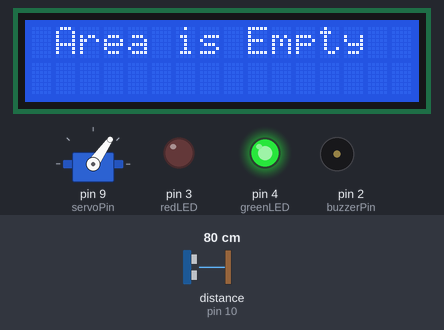
A sketch run on a simulated Arduino Uno, built with avr-gcc and run on an emulated ATmega328P. On the bench: servo, 16×2 character LCD, output pins drawn as LEDs (lit = HIGH), buzzer (waves = sounding, pin HIGH). Wiring (inferred from the names in the program): ultrasonic range finder: trigger pin 11; echo pin 10. The test bench sets the inputs (shaded band); at power-on: distance to the obstacle (sensor on pin 10) 80 cm. The echo pulse lasts 58.3 µs per cm; pins used as bus, display or sensor lines are not drawn; what the sketch prints to the serial monitor is not drawn.

Above: at 1.2 s.
1.3 s: distance to the obstacle (sensor on pin 10) set to 2 cm
At 1.75 s:
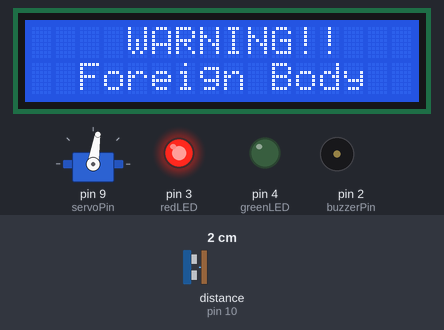
3.7 s: distance to the obstacle (sensor on pin 10) set to 53 cm
At 5.05 s:
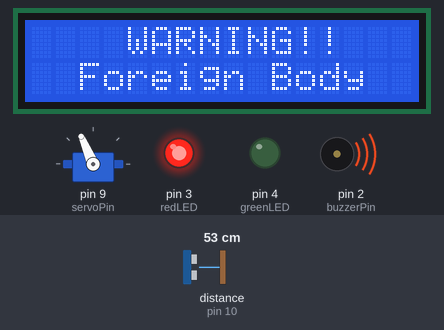
6.7 s: distance to the obstacle (sensor on pin 10) set to 58 cm
At 6.85 s:
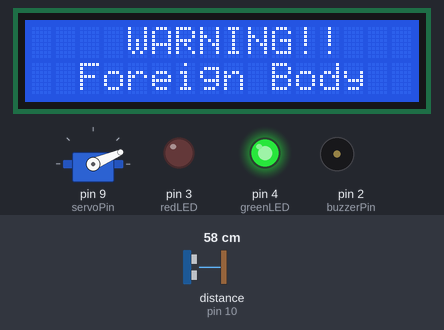
9.7 s: distance to the obstacle (sensor on pin 10) set to 4 cm
At 10.76 s:
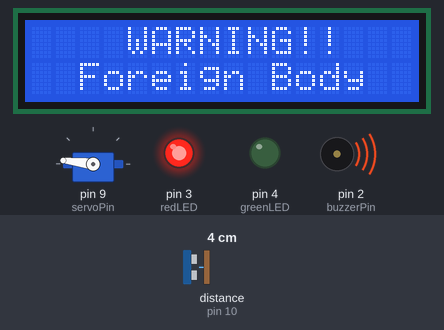
12.7 s: distance to the obstacle (sensor on pin 10) set to 9 cm
At 13.76 s:
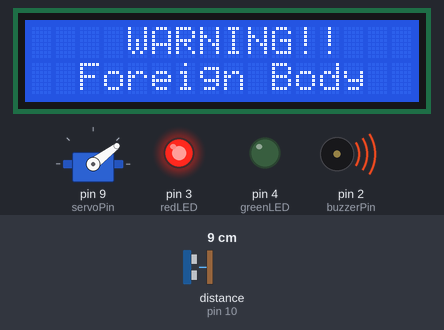
15.7 s: distance to the obstacle (sensor on pin 10) set to 35 cm
At 23.67 s:
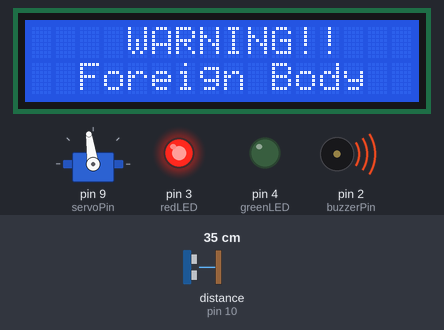
Timing chart, 0 to 33.1 s (numbered marks = the images above; inputs shaded):
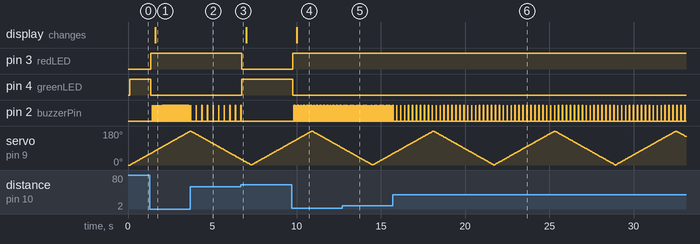

Measured:
- the behaviour switches between 55 and 56 cm on distance to the obstacle (sensor on pin 10) (found by bisection; images 2 and 3)
- after the input at 1.3 s, pin 3 (redLED): LOW → HIGH after 0.06 s; pin 4 (greenLED): HIGH → LOW after 0.06 s; pin 2 (buzzerPin): alternates HIGH for 0.02 s and LOW for 0.04 s, starting after 0.13 s; the display: changes after 0.30 s (image 1)
- after the input at 3.7 s, pin 2 (buzzerPin): alternates HIGH for 0.02 s and LOW for 0.31 s, starting after 0.34 s
- after the input at 6.7 s, pin 3 (redLED): HIGH → LOW after 0.06 s; pin 4 (greenLED): LOW → HIGH after 0.06 s; pin 2 (buzzerPin): goes on until 6.7 s, then stays LOW
- after the input at 9.7 s, pin 3 (redLED): LOW → HIGH after 0.06 s; pin 4 (greenLED): HIGH → LOW after 0.06 s; pin 2 (buzzerPin): alternates HIGH for 0.02 s and LOW for 0.05 s, starting after 0.13 s; the display: changes after 0.32 s (image 4)
- after the input at 12.7 s, pin 2 (buzzerPin): alternates HIGH for 0.02 s and LOW for 0.08 s, starting after 0.19 s
- after the input at 15.7 s, pin 2 (buzzerPin): alternates HIGH for 0.02 s and LOW for 0.21 s, starting after 0.23 s

The sketch:

Radar_Guard.ino
```cpp
#include <Servo.h>
#include <Wire.h>
#include <LiquidCrystal_I2C.h>

// ---------- Pin Mapping ----------
const int trigPin   = 11;   // ultrasonic trig
const int echoPin   = 10;   // ultrasonic echo
const int servoPin  = 9;   // servo motor
const int buzzerPin = 2;    // buzzer
const int redLED    = 3;    // red LED
const int greenLED  = 4;    // green LED

// ---------- Config ----------
const long BAUD_RATE     = 9600;
const int  thresholdCM   = 50;          // base threshold
const int  minAngle      = 0;           // servo min angle
const int  maxAngle      = 180;         // servo max angle
const int  stepAngle     = 1;           // step size
const uint16_t servoMs   = 20;          // step interval
const uint32_t echoTOus  = 20000UL;     // ultrasonic timeout

// --- Hysteresis & stability ---
const int  thresholdEnterCM = 50;       // enter alert
const int  thresholdExitCM  = 55;       // exit alert
const byte stableN          = 3;        // stable count
byte enterCnt = 0, exitCnt = 0;

// ---------- LCD ----------
LiquidCrystal_I2C lcd(0x27, 16, 2);

// ---------- Globals ----------
Servo scanner;
int  angleCur = minAngle;
int  dir      = +1;

bool alertNow  = false;
bool lastAlert = false;

uint32_t tServoNext  = 0;

// Buzzer scheduler
bool      buzzOn      = false;
uint32_t  tBuzzNext   = 0;
uint16_t  buzzOnMs    = 20;
uint16_t  buzzOffMs   = 200;

long lastDistCM = 9999;

// ---------- Helpers ----------
// Measure distance (cm)
long measureDistanceCM() {
  digitalWrite(trigPin, LOW);
  delayMicroseconds(2);
  digitalWrite(trigPin, HIGH);
  delayMicroseconds(10);
  digitalWrite(trigPin, LOW);

  unsigned long dur = pulseIn(echoPin, HIGH, echoTOus);
  if (dur == 0) return 9999;
  long cm = (long)(dur / 58.0f);
  if (cm <= 0) cm = 9999;
  return cm;
}

// Send data to Serial
void sendData(int angle, long dist) {
  Serial.print(angle);
  Serial.print(",");
  Serial.print(dist);
  Serial.print(".");
}

// LED state
void setIdleIndicators() {
  digitalWrite(greenLED, HIGH);
  digitalWrite(redLED, LOW);
}
void setAlertIndicators() {
  digitalWrite(redLED, HIGH);
  digitalWrite(greenLED, LOW);
}

// LCD messages
void lcdSetEmpty() {
  lcd.clear();
  lcd.setCursor(1, 0);
  lcd.print("Area is Empty");
  lcd.setCursor(0, 1);
  lcd.print("                ");
}
void lcdSetWarning() {
  lcd.clear();
  lcd.setCursor(4, 0);
  lcd.print("WARNING!!");
  lcd.setCursor(2, 1);
  lcd.print("Foreign Body");
}

// Update LCD only when state changes
void updateLCDIfChanged(bool state) {
  if (state != lastAlert) {
    if (state) lcdSetWarning();
    else       lcdSetEmpty();
    lastAlert = state;
  }
}

// Stable alert decision
bool computeStableAlert(long dist) {
  static bool state = false;
  if (!state) {
    if (dist <= thresholdEnterCM) {
      if (++enterCnt >= stableN) { state = true; enterCnt = 0; exitCnt = 0; }
    } else enterCnt = 0;
  } else {
    if (dist >= thresholdExitCM || dist == 9999) {
      if (++exitCnt >= stableN) { state = false; exitCnt = 0; enterCnt = 0; }
    } else exitCnt = 0;
  }
  return state;
}

// Buzzer timing
void updateBuzzerScheduler(bool state, long dist) {
  if (!state) {
    digitalWrite(buzzerPin, LOW);
    buzzOn = false;
    return;
  }
  int mapped = map((int)dist, 5, thresholdCM, 60, 300);
  mapped = constrain(mapped, 40, 400);
  buzzOffMs = (uint16_t)mapped;
}

// ---------- Setup ----------
void setup() {
  pinMode(trigPin, OUTPUT);
  pinMode(echoPin, INPUT);
  pinMode(buzzerPin, OUTPUT);
  pinMode(redLED, OUTPUT);
  pinMode(greenLED, OUTPUT);

  Serial.begin(BAUD_RATE);

  scanner.attach(servoPin);
  scanner.write(angleCur);

  lcd.init();
  lcd.backlight();
  lcd.clear();
  lcdSetEmpty();

  setIdleIndicators();

  uint32_t now = millis();
  tServoNext = now + servoMs;
  tBuzzNext  = now;
}

// ---------- Loop ----------
void loop() {
  uint32_t now = millis();

  // Servo & distance update
  if ((int32_t)(now - tServoNext) >= 0) {
    tServoNext += servoMs;

    // move servo
    angleCur += dir * stepAngle;
    if (angleCur >= maxAngle) { angleCur = maxAngle; dir = -1; }
    else if (angleCur <= minAngle) { angleCur = minAngle; dir = +1; }
    scanner.write(angleCur);

    // distance
    long d = measureDistanceCM();
    lastDistCM = d;

    // alert state
    alertNow = computeStableAlert(d);
    if (alertNow) setAlertIndicators();
    else          setIdleIndicators();

    updateLCDIfChanged(alertNow);
    updateBuzzerScheduler(alertNow, d);
    sendData(angleCur, d);
  }

  // Buzzer update
  if (alertNow) {
    if ((int32_t)(now - tBuzzNext) >= 0) {
      if (!buzzOn) {
        digitalWrite(buzzerPin, HIGH);
        buzzOn    = true;
        tBuzzNext = now + buzzOnMs;
      } else {
        digitalWrite(buzzerPin, LOW);
        buzzOn    = false;
        tBuzzNext = now + buzzOffMs;
      }
    }
  } else {
    if (buzzOn) {
      digitalWrite(buzzerPin, LOW);
      buzzOn = false;
    }
  }
}
```
